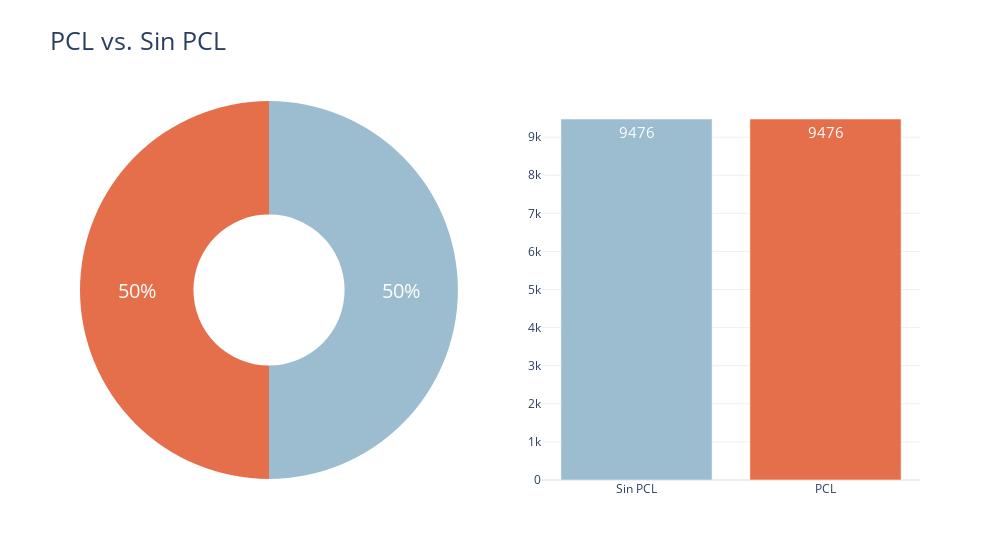

Notebook code for this chart:
### Code cell
plot_pcl_vs_no_pcl(y)

### Figure 1 — Plotly figure (JSON) as saved in the notebook; plotly's stock layout.template omitted (floating-point values rounded to 4 significant figures)
{"data": [{"domain": {"x": [0, 0.45], "y": [0, 1]}, "hole": 0.4, "labels": ["Sin PCL", "PCL"], "marker": {"colors": ["#9bbdcf", "#e66f4b"]}, "textfont": {"color": "white", "size": 20}, "type": "pie", "values": [9476, 9476]}, {"marker": {"color": ["#9bbdcf", "#e66f4b"]}, "text": [9476, 9476], "textfont": {"color": "white", "size": 15}, "type": "bar", "x": ["Sin PCL", "PCL"], "xaxis": "x", "y": [9476, 9476], "yaxis": "y"}], "layout": {"showlegend": false, "title": {"font": {"size": 25}, "text": "PCL vs. Sin PCL"}, "width": 1000, "xaxis": {"anchor": "y", "domain": [0.55, 1]}, "yaxis": {"anchor": "x", "domain": [0, 1]}}}
